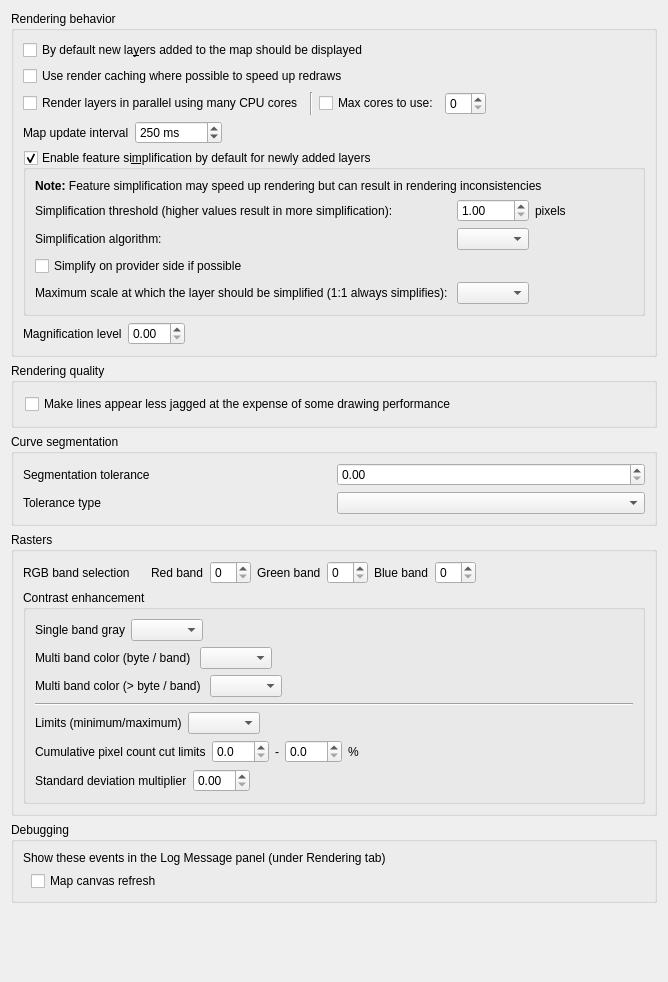
             <widget class="QWidget" name="mOptionsScrollAreaContents_04">
              <property name="geometry">
               <rect>
                <x>0</x>
                <y>0</y>
                <width>668</width>
                <height>982</height>
               </rect>
              </property>
              <layout class="QGridLayout" name="gridLayout_22">
               <item row="0" column="0">
                <widget class="QgsCollapsibleGroupBox" name="groupBox_5">
                 <property name="title">
                  <string>Rendering behavior</string>
                 </property>
                 <layout class="QVBoxLayout" name="verticalLayout_9">
                  <item>
                   <widget class="QCheckBox" name="chkAddedVisibility">
                    <property name="text">
                     <string>By default new la&amp;yers added to the map should be displayed</string>
                    </property>
                   </widget>
                  </item>
                  <item>
                   <widget class="QCheckBox" name="chkUseRenderCaching">
                    <property name="text">
                     <string>Use render caching where possible to speed up redraws</string>
                    </property>
                   </widget>
                  </item>
                  <item>
                   <layout class="QHBoxLayout" name="horizontalLayout_26">
                    <item>
                     <widget class="QCheckBox" name="chkParallelRendering">
                      <property name="text">
                       <string>Render layers in parallel using many CPU cores</string>
                      </property>
                     </widget>
                    </item>
                    <item>
                     <widget class="Line" name="line_6">
                      <property name="orientation">
                       <enum>Qt::Vertical</enum>
                      </property>
                     </widget>
                    </item>
                    <item>
                     <widget class="QCheckBox" name="chkMaxThreads">
                      <property name="text">
                       <string>Max cores to use:</string>
                      </property>
                     </widget>
                    </item>
                    <item>
                     <widget class="QSpinBox" name="spinMaxThreads"/>
                    </item>
                    <item>
                     <spacer name="horizontalSpacer_41">
                      <property name="orientation">
                       <enum>Qt::Horizontal</enum>
                      </property>
                      <property name="sizeHint" stdset="0">
                       <size>
                        <width>40</width>
                        <height>20</height>
                       </size>
                      </property>
                     </spacer>
                    </item>
                   </layout>
                  </item>
                  <item>
                   <layout class="QHBoxLayout" name="horizontalLayout_4">
                    <item>
                     <widget class="QLabel" name="label_56">
                      <property name="text">
                       <string>Map update interval</string>
                      </property>
                     </widget>
                    </item>
                    <item>
                     <widget class="QSpinBox" name="spinMapUpdateInterval">
                      <property name="suffix">
                       <string> ms</string>
                      </property>
                      <property name="maximum">
                       <number>999999</number>
                      </property>
                      <property name="singleStep">
                       <number>50</number>
                      </property>
                      <property name="value">
                       <number>250</number>
                      </property>
                     </widget>
                    </item>
                    <item>
                     <spacer name="horizontalSpacer_46">
                      <property name="orientation">
                       <enum>Qt::Horizontal</enum>
                      </property>
                      <property name="sizeHint" stdset="0">
                       <size>
                        <width>40</width>
                        <height>20</height>
                       </size>
                      </property>
                     </spacer>
                    </item>
                   </layout>
                  </item>
                  <item>
                   <widget class="QgsCollapsibleGroupBox" name="mSimplifyDrawingGroupBox">
                    <property name="title">
                     <string>Enable feature si&amp;mplification by default for newly added layers</string>
                    </property>
                    <property name="flat">
                     <bool>true</bool>
                    </property>
                    <property name="checkable">
                     <bool>true</bool>
                    </property>
                    <layout class="QGridLayout" name="_14">
                     <item row="0" column="1" colspan="4">
                      <widget class="QLabel" name="label_59">
                       <property name="text">
                        <string>&lt;b&gt;Note:&lt;/b&gt; Feature simplification may speed up rendering but can result in rendering inconsistencies</string>
                       </property>
                      </widget>
                     </item>
                     <item row="1" column="1">
                      <widget class="QLabel" name="label_65">
                       <property name="text">
                        <string>Simplification threshold (higher values result in more simplification): </string>
                       </property>
                       <property name="margin">
                        <number>2</number>
                       </property>
                      </widget>
                     </item>
                     <item row="1" column="2">
                      <widget class="QDoubleSpinBox" name="mSimplifyDrawingSpinBox">
                       <property name="toolTip">
                        <string>Higher values result in more simplification</string>
                       </property>
                       <property name="decimals">
                        <number>2</number>
                       </property>
                       <property name="minimum">
                        <double>1.000000000000000</double>
                       </property>
                       <property name="maximum">
                        <double>5.000000000000000</double>
                       </property>
                       <property name="singleStep">
                        <double>0.200000000000000</double>
                       </property>
                       <property name="value">
                        <double>1.000000000000000</double>
                       </property>
                      </widget>
                     </item>
                     <item row="1" column="3">
                      <widget class="QLabel" name="mSimplifyDrawingPx">
                       <property name="text">
                        <string>pixels</string>
                       </property>
                       <property name="margin">
                        <number>2</number>
                       </property>
                      </widget>
                     </item>
                     <item row="1" column="4">
                      <spacer name="horizontalSpacer_40">
                       <property name="orientation">
                        <enum>Qt::Horizontal</enum>
                       </property>
                       <property name="sizeHint" stdset="0">
                        <size>
                         <width>20</width>
                         <height>20</height>
                        </size>
                       </property>
                      </spacer>
                     </item>
                     <item row="2" column="1">
                      <widget class="QLabel" name="mSimplifyAlgorithmLabel">
                       <property name="toolTip">
                        <string>This algorithm only is applied to simplify on local side</string>
                       </property>
                       <property name="text">
                        <string>Simplification algorithm: </string>
                       </property>
                       <property name="margin">
                        <number>2</number>
                       </property>
                      </widget>
                     </item>
                     <item row="2" column="2">
                      <widget class="QComboBox" name="mSimplifyAlgorithmComboBox"/>
                     </item>
                     <item row="3" column="1" colspan="4">
                      <widget class="QCheckBox" name="mSimplifyDrawingAtProvider">
                       <property name="text">
                        <string>Simplify on provider side if possible</string>
                       </property>
                      </widget>
                     </item>
                     <item row="4" column="1">
                      <widget class="QLabel" name="mSimplifyMaxScaleLabel">
                       <property name="text">
                        <string>Maximum scale at which the layer should be simplified (1:1 always simplifies): </string>
                       </property>
                       <property name="margin">
                        <number>2</number>
                       </property>
                      </widget>
                     </item>
                     <item row="4" column="2">
                      <widget class="QgsScaleComboBox" name="mSimplifyMaximumScaleComboBox">
                       <property name="sizePolicy">
                        <sizepolicy hsizetype="Expanding" vsizetype="Fixed">
                         <horstretch>0</horstretch>
                         <verstretch>0</verstretch>
                        </sizepolicy>
                       </property>
                      </widget>
                     </item>
                    </layout>
                   </widget>
                  </item>
                  <item>
                   <layout class="QHBoxLayout" name="horizontalLayout_5">
                    <property name="topMargin">
                     <number>0</number>
                    </property>
                    <item>
                     <widget class="QLabel" name="labelMagnifier">
                      <property name="text">
                       <string>Magnification level</string>
                      </property>
                     </widget>
                    </item>
                    <item>
                     <widget class="QDoubleSpinBox" name="doubleSpinBoxMagnifierDefault"/>
                    </item>
                    <item>
                     <spacer name="horizontalSpacer_4">
                      <property name="orientation">
                       <enum>Qt::Horizontal</enum>
                      </property>
                      <property name="sizeType">
                       <enum>QSizePolicy::Expanding</enum>
                      </property>
                      <property name="sizeHint" stdset="0">
                       <size>
                        <width>40</width>
                        <height>20</height>
                       </size>
                      </property>
                     </spacer>
                    </item>
                   </layout>
                  </item>
                 </layout>
                </widget>
               </item>
               <item row="1" column="0">
                <widget class="QgsCollapsibleGroupBox" name="groupBox_8">
                 <property name="title">
                  <string>Rendering quality</string>
                 </property>
                 <layout class="QVBoxLayout" name="_5">
                  <property name="leftMargin">
                   <number>11</number>
                  </property>
                  <property name="topMargin">
                   <number>11</number>
                  </property>
                  <property name="rightMargin">
                   <number>11</number>
                  </property>
                  <property name="bottomMargin">
                   <number>11</number>
                  </property>
                  <item>
                   <widget class="QCheckBox" name="chkAntiAliasing">
                    <property name="text">
                     <string>Make lines appear less jagged at the expense of some drawing performance</string>
                    </property>
                   </widget>
                  </item>
                 </layout>
                </widget>
               </item>
               <item row="2" column="0">
                <widget class="QGroupBox" name="mSegmentationGroupBox">
                 <property name="title">
                  <string>Curve segmentation</string>
                 </property>
                 <layout class="QGridLayout" name="gridLayout_20">
                  <item row="0" column="0">
                   <widget class="QLabel" name="mSegmentationToleranceLabel">
                    <property name="text">
                     <string>Segmentation tolerance</string>
                    </property>
                   </widget>
                  </item>
                  <item row="0" column="1">
                   <widget class="QDoubleSpinBox" name="mSegmentationToleranceSpinBox"/>
                  </item>
                  <item row="1" column="0">
                   <widget class="QLabel" name="mToleranceTypeLabel">
                    <property name="text">
                     <string>Tolerance type</string>
                    </property>
                   </widget>
                  </item>
                  <item row="1" column="1">
                   <widget class="QComboBox" name="mToleranceTypeComboBox"/>
                  </item>
                 </layout>
                </widget>
               </item>
               <item row="3" column="0">
                <widget class="QgsCollapsibleGroupBox" name="groupBox_14">
                 <property name="title">
                  <string>Rasters</string>
                 </property>
                 <layout class="QVBoxLayout" name="verticalLayout_10">
                  <item>
                   <widget class="QWidget" name="widget" native="true">
                    <layout class="QHBoxLayout" name="horizontalLayout_19">
                     <property name="leftMargin">
                      <number>0</number>
                     </property>
                     <property name="topMargin">
                      <number>0</number>
                     </property>
                     <property name="rightMargin">
                      <number>0</number>
                     </property>
                     <property name="bottomMargin">
                      <number>0</number>
                     </property>
                     <item>
                      <widget class="QLabel" name="label_21">
                       <property name="text">
                        <string>RGB band selection</string>
                       </property>
                      </widget>
                     </item>
                     <item>
                      <spacer name="horizontalSpacer_19">
                       <property name="orientation">
                        <enum>Qt::Horizontal</enum>
                       </property>
                       <property name="sizeType">
                        <enum>QSizePolicy::Maximum</enum>
                       </property>
                       <property name="sizeHint" stdset="0">
                        <size>
                         <width>15</width>
                         <height>20</height>
                        </size>
                       </property>
                      </spacer>
                     </item>
                     <item>
                      <widget class="QLabel" name="label_22">
                       <property name="text">
                        <string>Red band</string>
                       </property>
                      </widget>
                     </item>
                     <item>
                      <widget class="QSpinBox" name="spnRed"/>
                     </item>
                     <item>
                      <widget class="QLabel" name="label_23">
                       <property name="text">
                        <string>Green band</string>
                       </property>
                      </widget>
                     </item>
                     <item>
                      <widget class="QSpinBox" name="spnGreen"/>
                     </item>
                     <item>
                      <widget class="QLabel" name="label_24">
                       <property name="text">
                        <string>Blue band</string>
                       </property>
                      </widget>
                     </item>
                     <item>
                      <widget class="QSpinBox" name="spnBlue"/>
                     </item>
                     <item>
                      <spacer name="horizontalSpacer_20">
                       <property name="orientation">
                        <enum>Qt::Horizontal</enum>
                       </property>
                       <property name="sizeHint" stdset="0">
                        <size>
                         <width>40</width>
                         <height>20</height>
                        </size>
                       </property>
                      </spacer>
                     </item>
                    </layout>
                   </widget>
                  </item>
                  <item>
                   <widget class="QGroupBox" name="groupBox_17">
                    <property name="title">
                     <string>Contrast enhancement</string>
                    </property>
                    <property name="flat">
                     <bool>true</bool>
                    </property>
                    <layout class="QVBoxLayout" name="verticalLayout_11">
                     <item>
                      <widget class="QWidget" name="widget_3" native="true">
                       <layout class="QHBoxLayout" name="horizontalLayout_22">
                        <property name="leftMargin">
                         <number>0</number>
                        </property>
                        <property name="topMargin">
                         <number>0</number>
                        </property>
                        <property name="rightMargin">
                         <number>0</number>
                        </property>
                        <property name="bottomMargin">
                         <number>0</number>
                        </property>
                        <item>
                         <widget class="QLabel" name="label_37">
                          <property name="text">
                           <string>Single band gray</string>
                          </property>
                         </widget>
                        </item>
                        <item>
                         <widget class="QComboBox" name="cboxContrastEnhancementAlgorithmSingleBand"/>
                        </item>
                        <item>
                         <spacer name="horizontalSpacer_23">
                          <property name="orientation">
                           <enum>Qt::Horizontal</enum>
                          </property>
                          <property name="sizeHint" stdset="0">
                           <size>
                            <width>208</width>
                            <height>20</height>
                           </size>
                          </property>
                         </spacer>
                        </item>
                       </layout>
                      </widget>
                     </item>
                     <item>
                      <widget class="QWidget" name="widget_4" native="true">
                       <layout class="QHBoxLayout" name="horizontalLayout_23">
                        <property name="leftMargin">
                         <number>0</number>
                        </property>
                        <property name="topMargin">
                         <number>0</number>
                        </property>
                        <property name="rightMargin">
                         <number>0</number>
                        </property>
                        <property name="bottomMargin">
                         <number>0</number>
                        </property>
                        <item>
                         <widget class="QLabel" name="label_38">
                          <property name="text">
                           <string>Multi band color (byte / band) </string>
                          </property>
                         </widget>
                        </item>
                        <item>
                         <widget class="QComboBox" name="cboxContrastEnhancementAlgorithmMultiBandSingleByte"/>
                        </item>
                        <item>
                         <spacer name="horizontalSpacer_24">
                          <property name="orientation">
                           <enum>Qt::Horizontal</enum>
                          </property>
                          <property name="sizeHint" stdset="0">
                           <size>
                            <width>208</width>
                            <height>20</height>
                           </size>
                          </property>
                         </spacer>
                        </item>
                       </layout>
                      </widget>
                     </item>
                     <item>
                      <widget class="QWidget" name="widget_5" native="true">
                       <layout class="QHBoxLayout" name="horizontalLayout_24">
                        <property name="leftMargin">
                         <number>0</number>
                        </property>
                        <property name="topMargin">
                         <number>0</number>
                        </property>
                        <property name="rightMargin">
                         <number>0</number>
                        </property>
                        <property name="bottomMargin">
                         <number>0</number>
                        </property>
                        <item>
                         <widget class="QLabel" name="label_39">
                          <property name="text">
                           <string>Multi band color (&gt; byte / band) </string>
                          </property>
                         </widget>
                        </item>
                        <item>
                         <widget class="QComboBox" name="cboxContrastEnhancementAlgorithmMultiBandMultiByte"/>
                        </item>
                        <item>
                         <spacer name="horizontalSpacer_25">
                          <property name="orientation">
                           <enum>Qt::Horizontal</enum>
                          </property>
                          <property name="sizeHint" stdset="0">
                           <size>
                            <width>208</width>
                            <height>20</height>
                           </size>
                          </property>
                         </spacer>
                        </item>
                       </layout>
                      </widget>
                     </item>
                     <item>
                      <widget class="Line" name="line">
                       <property name="orientation">
                        <enum>Qt::Horizontal</enum>
                       </property>
                      </widget>
                     </item>
                     <item>
                      <widget class="QWidget" name="widget_6" native="true">
                       <layout class="QHBoxLayout" name="horizontalLayout_25">
                        <property name="leftMargin">
                         <number>0</number>
                        </property>
                        <property name="topMargin">
                         <number>0</number>
                        </property>
                        <property name="rightMargin">
                         <number>0</number>
                        </property>
                        <property name="bottomMargin">
                         <number>0</number>
                        </property>
                        <item>
                         <widget class="QLabel" name="label_40">
                          <property name="text">
                           <string>Limits (minimum/maximum)</string>
                          </property>
                         </widget>
                        </item>
                        <item>
                         <widget class="QComboBox" name="cboxContrastEnhancementLimits"/>
                        </item>
                        <item>
                         <spacer name="horizontalSpacer_26">
                          <property name="orientation">
                           <enum>Qt::Horizontal</enum>
                          </property>
                          <property name="sizeHint" stdset="0">
                           <size>
                            <width>208</width>
                            <height>20</height>
                           </size>
                          </property>
                         </spacer>
                        </item>
                       </layout>
                      </widget>
                     </item>
                     <item>
                      <widget class="QWidget" name="widget_7" native="true">
                       <layout class="QHBoxLayout" name="horizontalLayout_18">
                        <property name="leftMargin">
                         <number>0</number>
                        </property>
                        <property name="topMargin">
                         <number>0</number>
                        </property>
                        <property name="rightMargin">
                         <number>0</number>
                        </property>
                        <property name="bottomMargin">
                         <number>0</number>
                        </property>
                        <item>
                         <widget class="QLabel" name="label_36">
                          <property name="text">
                           <string>Cumulative pixel count cut limits</string>
                          </property>
                         </widget>
                        </item>
                        <item>
                         <widget class="QDoubleSpinBox" name="mRasterCumulativeCutLowerDoubleSpinBox">
                          <property name="decimals">
                           <number>1</number>
                          </property>
                         </widget>
                        </item>
                        <item>
                         <widget class="QLabel" name="label_34">
                          <property name="text">
                           <string>-</string>
                          </property>
                         </widget>
                        </item>
                        <item>
                         <widget class="QDoubleSpinBox" name="mRasterCumulativeCutUpperDoubleSpinBox">
                          <property name="decimals">
                           <number>1</number>
                          </property>
                         </widget>
                        </item>
                        <item>
                         <widget class="QLabel" name="label_35">
                          <property name="text">
                           <string>%</string>
                          </property>
                         </widget>
                        </item>
                        <item>
                         <spacer name="horizontalSpacer_18">
                          <property name="orientation">
                           <enum>Qt::Horizontal</enum>
                          </property>
                          <property name="sizeHint" stdset="0">
                           <size>
                            <width>123</width>
                            <height>20</height>
                           </size>
                          </property>
                         </spacer>
                        </item>
                       </layout>
                      </widget>
                     </item>
                     <item>
                      <widget class="QWidget" name="widget_2" native="true">
                       <layout class="QHBoxLayout" name="horizontalLayout_20">
                        <property name="leftMargin">
                         <number>0</number>
                        </property>
                        <property name="topMargin">
                         <number>0</number>
                        </property>
                        <property name="rightMargin">
                         <number>0</number>
                        </property>
                        <property name="bottomMargin">
                         <number>0</number>
                        </property>
                        <item>
                         <widget class="QLabel" name="label_25">
                          <property name="text">
                           <string>Standard deviation multiplier</string>
                          </property>
                         </widget>
                        </item>
                        <item>
                         <widget class="QDoubleSpinBox" name="spnThreeBandStdDev">
                          <property name="maximum">
                           <double>10.000000000000000</double>
                          </property>
                          <property name="singleStep">
                           <double>0.100000000000000</double>
                          </property>
                         </widget>
                        </item>
                        <item>
                         <spacer name="horizontalSpacer_21">
                          <property name="orientation">
                           <enum>Qt::Horizontal</enum>
                          </property>
                          <property name="sizeHint" stdset="0">
                           <size>
                            <width>258</width>
                            <height>20</height>
                           </size>
                          </property>
                         </spacer>
                        </item>
                       </layout>
                      </widget>
                     </item>
                    </layout>
                   </widget>
                  </item>
                 </layout>
                </widget>
               </item>
               <item row="4" column="0">
                <widget class="QgsCollapsibleGroupBox" name="groupBox_22">
                 <property name="title">
                  <string>Debugging</string>
                 </property>
                 <layout class="QVBoxLayout" name="verticalLayout_35">
                  <item>
                   <widget class="QLabel" name="label_55">
                    <property name="text">
                     <string>Show these events in the Log Message panel (under Rendering tab)</string>
                    </property>
                   </widget>
                  </item>
                  <item>
                   <layout class="QGridLayout" name="gridLayout_6">
                    <item row="0" column="0">
                     <spacer name="horizontalSpacer_37">
                      <property name="orientation">
                       <enum>Qt::Horizontal</enum>
                      </property>
                      <property name="sizeType">
                       <enum>QSizePolicy::Fixed</enum>
                      </property>
                      <property name="sizeHint" stdset="0">
                       <size>
                        <width>8</width>
                        <height>20</height>
                       </size>
                      </property>
                     </spacer>
                    </item>
                    <item row="0" column="1">
                     <widget class="QCheckBox" name="mLogCanvasRefreshChkBx">
                      <property name="text">
                       <string>Map canvas refresh</string>
                      </property>
                     </widget>
                    </item>
                   </layout>
                  </item>
                 </layout>
                </widget>
               </item>
               <item row="5" column="0">
                <spacer name="verticalSpacer_6">
                 <property name="orientation">
                  <enum>Qt::Vertical</enum>
                 </property>
                 <property name="sizeHint" stdset="0">
                  <size>
                   <width>20</width>
                   <height>40</height>
                  </size>
                 </property>
                </spacer>
               </item>
              </layout>
             </widget>
